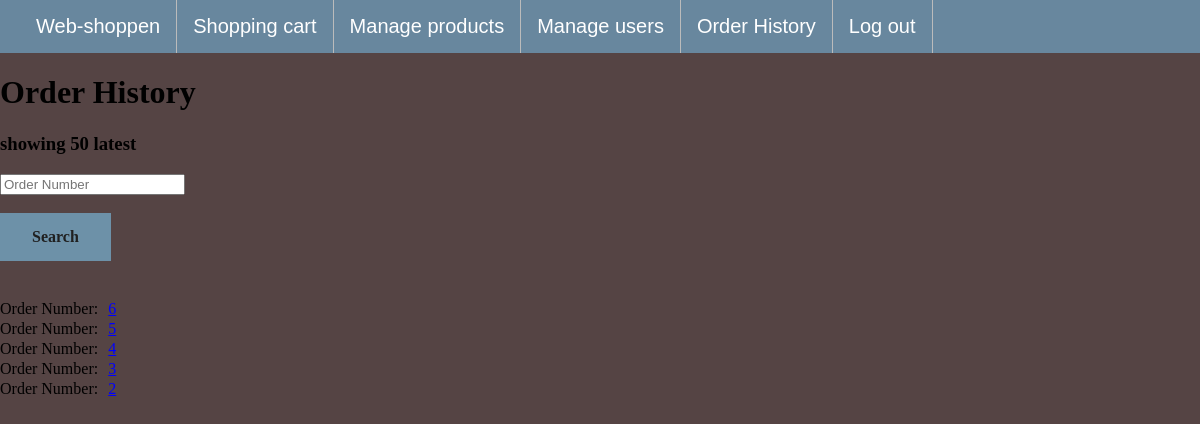
Screenshot of /purchaseHistory/viewOrders.php (signed in) with the database file from the repository.
### tables this page shows
CREATE TABLE `shipment` (
  `idShipment` int(11) NOT NULL,
  `customer_idCustomer` int(11) NOT NULL,
  `shippingAddr` varchar(45) NOT NULL
);

### purchaseHistory/viewOrders.php (the view, shortened to what this page needs)
<?php
	include_once '../includes/dbHandler.php';
    require_once '../includes/functions.inc.php';
    include_once '../includes/overlay.php';
?>
<!DOCTYPE html>
<html>
<head>
<link rel="stylesheet" href="../design/index.css?v=<?php echo time(); ?>">
</head>
<body>
<?php $shipmentLimit = 50;?>
<h1> Order History </h1>
<h3>showing <?php echo $shipmentLimit?> latest</h3>
<form action = "order.php" method = "POST">
	<input type="number" name="orderNr" placeholder="Order Number" min="0" required><br><br>
	<button class = "button" name = "test" type="submit" value="Submit"> Search </button>
</form>
<?php
$sql = "SELECT idShipment FROM shipment ORDER BY idShipment DESC LIMIT $shipmentLimit;";
printer($sql, $conn);
function printer($sql, $conn){
    $result = mysqli_query($conn, $sql);
    $checkResult = mysqli_num_rows($result);
    if($checkResult > 0){
        while($row = mysqli_fetch_assoc($result)){
			$orderNr = $row['idShipment'];
            echo "<br>" . "Order Number: ";
            ?>
			<form method="post" action="order.php" class="inline">
			<button type="submit" name="orderNr" value=<?php echo $orderNr; ?> class="link-button">
    			<?php echo $orderNr; ?>
  			</button>
			</form>
			<?php
        }
    }
}
?>
</body>
</html>

### design/index.css (style rules this page uses)
html body { margin: 0; padding: 0; }
.button { background-color: #6d91a8; border: none; font-weight: bold; font-family:'Georgia'; color: rgb(32, 32, 32); padding: 15px 32px; text-align: center; display: inline-block; font-size: 16px; margin-bottom: 20px; cursor: pointer; }
body { background-color: rgb(85, 68, 68); }
.inline { display: inline; }
.link-button { background: none; border: none; color: blue; text-decoration: underline; cursor: pointer; font-size: 1em; font-family: serif; }

### rows the page displays
shipment: idShipment "6"
shipment: idShipment "5"
shipment: idShipment "4"
shipment: idShipment "3"
shipment: idShipment "2"

### other values shown
$shipmentLimit "50"
